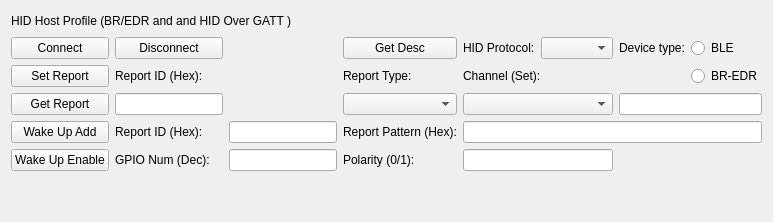
          <widget class="QWidget" name="tabHIDH">
           <attribute name="title">
            <string>HID Host</string>
           </attribute>
           <layout class="QGridLayout" name="gridLayout_26">
            <item row="6" column="3">
             <widget class="QLabel" name="label_37">
              <property name="text">
               <string>Polarity (0/1):</string>
              </property>
             </widget>
            </item>
            <item row="6" column="2" alignment="Qt::AlignLeft">
             <widget class="QLineEdit" name="editHIDHGPIO"/>
            </item>
            <item row="4" column="3">
             <widget class="QComboBox" name="cbHIDHReportType"/>
            </item>
            <item row="5" column="1">
             <widget class="QLabel" name="label_40">
              <property name="text">
               <string>Report ID (Hex):</string>
              </property>
             </widget>
            </item>
            <item row="6" column="1">
             <widget class="QLabel" name="label_39">
              <property name="text">
               <string>GPIO Num (Dec):</string>
              </property>
             </widget>
            </item>
            <item row="3" column="1">
             <widget class="QLabel" name="label_41">
              <property name="text">
               <string>Report ID (Hex):</string>
              </property>
             </widget>
            </item>
            <item row="3" column="3">
             <widget class="QLabel" name="label_42">
              <property name="text">
               <string>Report Type:</string>
              </property>
             </widget>
            </item>
            <item row="5" column="0">
             <widget class="QPushButton" name="btnHIDHWakeAdd">
              <property name="text">
               <string>Wake Up Add</string>
              </property>
             </widget>
            </item>
            <item row="4" column="0">
             <widget class="QPushButton" name="btnHIDHGetReport">
              <property name="text">
               <string>Get Report</string>
              </property>
             </widget>
            </item>
            <item row="4" column="1" alignment="Qt::AlignLeft">
             <widget class="QLineEdit" name="editHIDHGetSetReportID">
              <property name="sizePolicy">
               <sizepolicy hsizetype="Preferred" vsizetype="Fixed">
                <horstretch>0</horstretch>
                <verstretch>0</verstretch>
               </sizepolicy>
              </property>
             </widget>
            </item>
            <item row="5" column="2" alignment="Qt::AlignLeft">
             <widget class="QLineEdit" name="editHIDHReportID"/>
            </item>
            <item row="4" column="4">
             <widget class="QComboBox" name="cbHIDHChannel"/>
            </item>
            <item row="3" column="0">
             <widget class="QPushButton" name="btnHIDHSetReport">
              <property name="text">
               <string>Set Report</string>
              </property>
             </widget>
            </item>
            <item row="3" column="4">
             <widget class="QLabel" name="label_43">
              <property name="text">
               <string>Channel (Set):</string>
              </property>
             </widget>
            </item>
            <item row="5" column="3">
             <widget class="QLabel" name="label_38">
              <property name="text">
               <string>Report Pattern (Hex):</string>
              </property>
             </widget>
            </item>
            <item row="6" column="0">
             <widget class="QPushButton" name="btnHIDHWakeEnable">
              <property name="text">
               <string>Wake Up Enable</string>
              </property>
             </widget>
            </item>
            <item row="7" column="2">
             <spacer name="verticalSpacer_18">
              <property name="orientation">
               <enum>Qt::Vertical</enum>
              </property>
              <property name="sizeHint" stdset="0">
               <size>
                <width>20</width>
                <height>40</height>
               </size>
              </property>
             </spacer>
            </item>
            <item row="0" column="0" colspan="4">
             <layout class="QHBoxLayout" name="horizontalLayout_31">
              <item>
               <widget class="QLabel" name="label_24">
                <property name="text">
                 <string>HID Host Profile (BR/EDR and and HID Over GATT )</string>
                </property>
               </widget>
              </item>
              <item>
               <spacer name="horizontalSpacer_28">
                <property name="orientation">
                 <enum>Qt::Horizontal</enum>
                </property>
                <property name="sizeHint" stdset="0">
                 <size>
                  <width>40</width>
                  <height>20</height>
                 </size>
                </property>
               </spacer>
              </item>
             </layout>
            </item>
            <item row="2" column="4">
             <layout class="QHBoxLayout" name="horizontalLayout_32">
              <item>
               <widget class="QLabel" name="label_36">
                <property name="text">
                 <string>HID Protocol:</string>
                </property>
               </widget>
              </item>
              <item>
               <widget class="QComboBox" name="cbHIDHProtocol"/>
              </item>
             </layout>
            </item>
            <item row="2" column="1">
             <widget class="QPushButton" name="btnHIDHDisconnect">
              <property name="text">
               <string>Disconnect</string>
              </property>
             </widget>
            </item>
            <item row="2" column="0">
             <widget class="QPushButton" name="btnHIDHConnect">
              <property name="text">
               <string>Connect</string>
              </property>
             </widget>
            </item>
            <item row="2" column="3">
             <widget class="QPushButton" name="btnHIDHGetDesc">
              <property name="text">
               <string>Get Desc</string>
              </property>
             </widget>
            </item>
            <item row="2" column="5" alignment="Qt::AlignRight">
             <widget class="QLabel" name="label_35">
              <property name="text">
               <string>Device type:</string>
              </property>
             </widget>
            </item>
            <item row="2" column="6">
             <widget class="QRadioButton" name="radioHIDHBLE">
              <property name="text">
               <string>BLE</string>
              </property>
             </widget>
            </item>
            <item row="3" column="6">
             <widget class="QRadioButton" name="radioHIDHBREDR">
              <property name="text">
               <string>BR-EDR</string>
              </property>
             </widget>
            </item>
            <item row="4" column="5" colspan="2">
             <widget class="QLineEdit" name="editHIDHSetGetReportData"/>
            </item>
            <item row="5" column="4" colspan="3">
             <widget class="QLineEdit" name="editHIDHReportPatern"/>
            </item>
            <item row="6" column="4">
             <widget class="QLineEdit" name="editHIDHPolarity">
              <property name="sizePolicy">
               <sizepolicy hsizetype="Preferred" vsizetype="Fixed">
                <horstretch>0</horstretch>
                <verstretch>0</verstretch>
               </sizepolicy>
              </property>
             </widget>
            </item>
           </layout>
          </widget>
